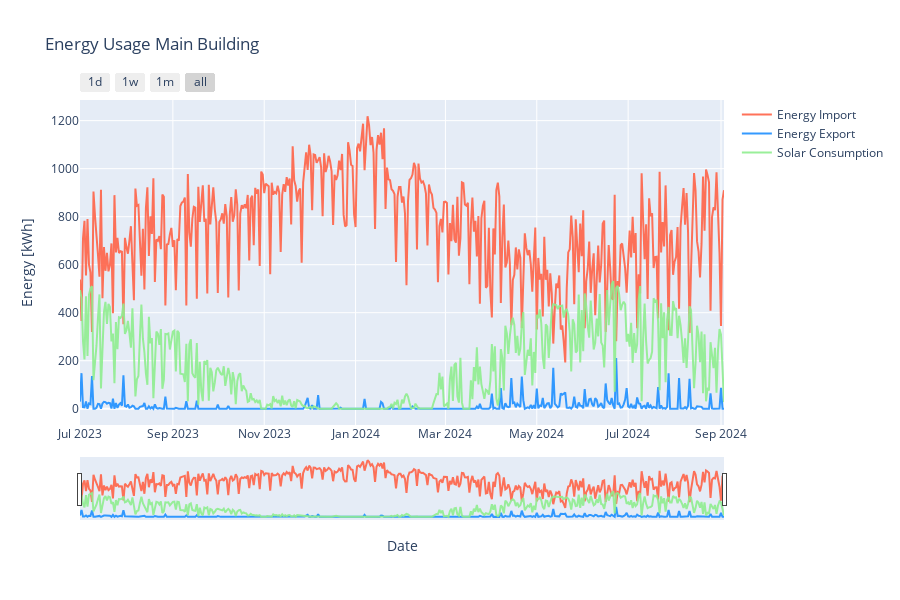

Write notebook code for a chart like this one.
### Markdown cell above
## Renewable Energy Impact

### Code cell
daily_main = pipe.get_daily_consumption(BuilingIdsEnum.MAIN)
plot_cols =[
    ColumnParam("value_import", "Energy Import"),
    ColumnParam("value_export", "Energy Export"),
    ColumnParam("solar_consumption", "Solar Consumption"),
]
plot_energy_usage(daily_main, plot_cols,
                  titel="Energy Usage Main Building",
                  yaxis_title="Energy [kWh]",
                  tozeroy=False,
                  )

### Figure 1 — Plotly figure (JSON) as saved in the notebook; plotly's stock layout.template omitted (floating-point values rounded to 4 significant figures; data arrays with more than 128 entries replaced by an {"elided": "..."} marker saying what was removed)
{"data": [{"line": {"color": "rgba(255, 99, 71, 0.9)"}, "mode": "lines", "name": "Energy Import", "type": "scatter", "x": {"elided": "431 str values"}, "y": {"elided": "431 float values"}}, {"line": {"color": "rgba(30, 144, 255, 0.9)"}, "mode": "lines", "name": "Energy Export", "type": "scatter", "x": {"elided": "431 str values"}, "y": {"elided": "431 float values"}}, {"line": {"color": "rgba(144, 238, 144, 0.9)"}, "mode": "lines", "name": "Solar Consumption", "type": "scatter", "x": {"elided": "431 str values"}, "y": {"elided": "431 float values"}}], "layout": {"height": 600, "hovermode": "x unified", "showlegend": true, "title": {"text": "Energy Usage Main Building"}, "xaxis": {"rangeselector": {"buttons": [{"count": 1, "label": "1d", "step": "day", "stepmode": "backward"}, {"count": 7, "label": "1w", "step": "day", "stepmode": "backward"}, {"count": 1, "label": "1m", "step": "month", "stepmode": "backward"}, {"step": "all"}]}, "rangeslider": {"visible": true}, "title": {"text": "Date"}, "type": "date"}, "yaxis": {"title": {"text": "Energy [kWh]"}}}}
